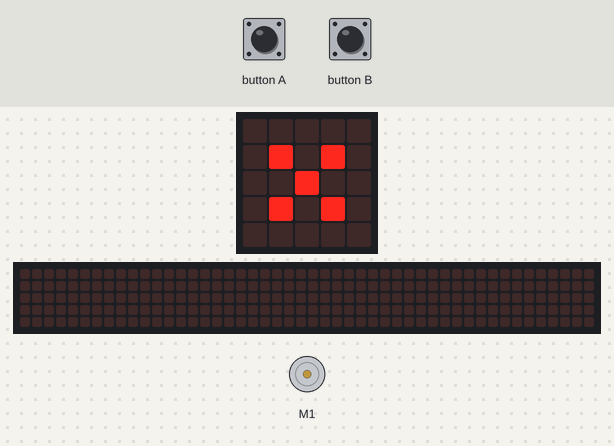
Recording of a program running on a simulated Calliope mini (MakeCode). Parts: the board's 5×5 LED display, a strip that is not on the board, showing the scrolling text unrolled, DC motor (green arrow = forward, orange = backward, longer = faster). The test bench sets the inputs (shaded band). The 48×5 strip is a reading aid, not a part: it shows the text the display is scrolling, unrolled, one strip-width of it at a time.

Above: at 1.6 s.
1.7 s: button A pressed for 0.15 s
At 1.92 s:
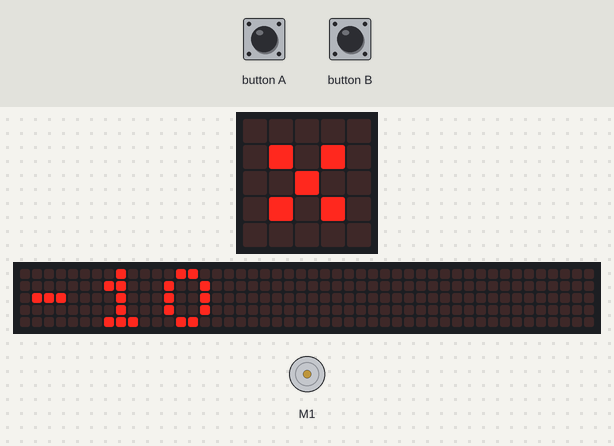
At 2.37 s:
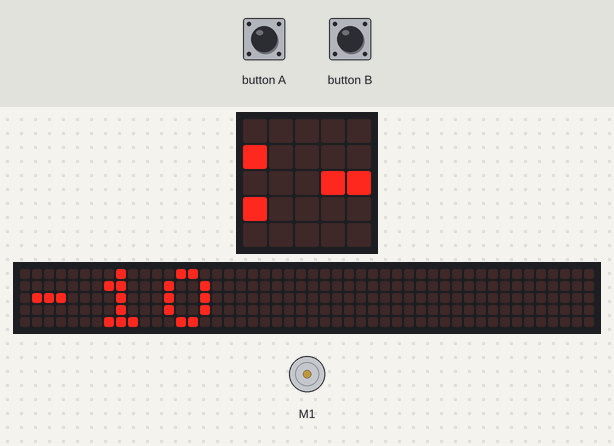
2.4 s: button B pressed for 0.15 s
3.1 s: button A pressed for 0.15 s
3.8 s: button A pressed for 0.15 s
At 5.6 s:
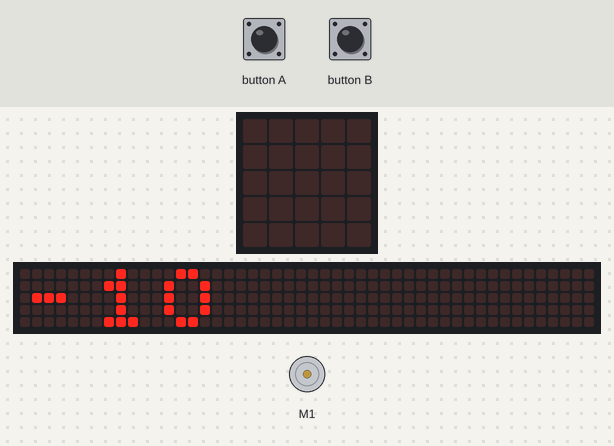
7.5 s: button B pressed for 0.15 s
8.2 s: button A pressed 2 times (0.12 s each, 0.3 s apart)
At 12.8 s:
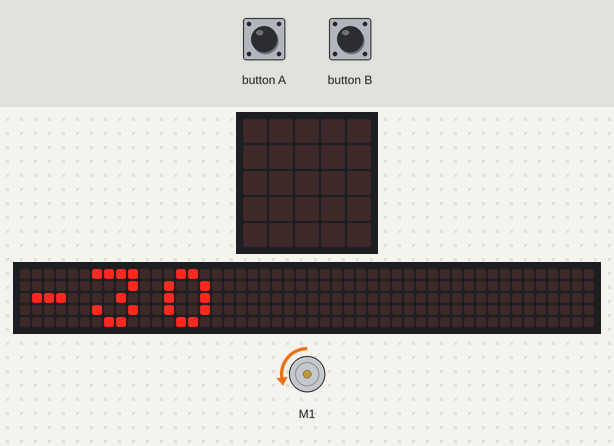
Timing chart, 0 to 14.3 s (numbered marks = the images above; inputs shaded):
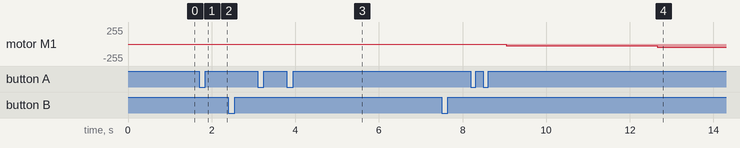

The program:

main.ts
```typescript
input.onButtonEvent(Button.A, input.buttonEventClick(), function () {
    Prozent += -10
    basic.showNumber(Prozent)
    motors.motorPower(Prozent)
})
input.onButtonEvent(Button.B, input.buttonEventClick(), function () {
    Prozent += 10
    basic.showNumber(Prozent)
    motors.motorPower(Prozent)
})
let Prozent = 0
basic.showLeds(`
    . . . . .
    . # . # .
    . . # . .
    . # . # .
    . . . . .
    `)
Prozent = 0
```

test.ts
```typescript
// Hier kann man Tests durchführen; diese Datei wird nicht kompiliert, wenn dieses Paket als Erweiterung verwendet wird.
```

Measured:
- after the input at 1.7 s, the display: changes after 0.15 s (image 1)
- what the display in image 3 shows lasts 0.8 s, from 5.0 s to 5.8 s
